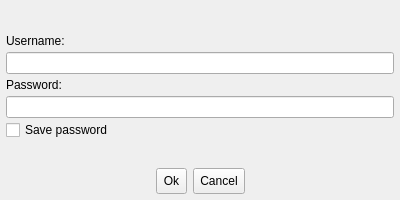
<ui version="4.0" >
 <class>inputacccred</class>
 <widget class="QWidget" name="inputacccred" >
  <property name="geometry" >
   <rect>
    <x>0</x>
    <y>0</y>
    <width>400</width>
    <height>200</height>
   </rect>
  </property>
  <property name="sizePolicy" >
   <sizepolicy vsizetype="Fixed" hsizetype="Fixed" >
    <horstretch>0</horstretch>
    <verstretch>0</verstretch>
   </sizepolicy>
  </property>
  <property name="minimumSize" >
   <size>
    <width>400</width>
    <height>200</height>
   </size>
  </property>
  <property name="maximumSize" >
   <size>
    <width>400</width>
    <height>200</height>
   </size>
  </property>
  <property name="windowTitle" >
   <string>Enter account credentials</string>
  </property>
  <property name="windowIcon" >
   <iconset>user.png</iconset>
  </property>
  <property name="_yate_windowflags" stdset="0" >
   <string>title,sysmenu,close</string>
  </property>
  <property name="_yate_destroyonclose" stdset="0" >
   <bool>true</bool>
  </property>
  <property name="_yate_destroyonhide" stdset="0" >
   <bool>true</bool>
  </property>
  <property name="_yate_window" stdset="0" >
   <bool>true</bool>
  </property>
  <layout class="QVBoxLayout" >
   <property name="spacing" >
    <number>4</number>
   </property>
   <property name="leftMargin" >
    <number>6</number>
   </property>
   <property name="topMargin" >
    <number>10</number>
   </property>
   <property name="rightMargin" >
    <number>6</number>
   </property>
   <property name="bottomMargin" >
    <number>6</number>
   </property>
   <item>
    <widget class="QLabel" name="inputacccred_text" >
     <property name="sizePolicy" >
      <sizepolicy vsizetype="MinimumExpanding" hsizetype="Expanding" >
       <horstretch>0</horstretch>
       <verstretch>0</verstretch>
      </sizepolicy>
     </property>
     <property name="text" >
      <string/>
     </property>
    </widget>
   </item>
   <item>
    <spacer>
     <property name="orientation" >
      <enum>Qt::Vertical</enum>
     </property>
     <property name="sizeType" >
      <enum>QSizePolicy::Fixed</enum>
     </property>
     <property name="sizeHint" >
      <size>
       <width>20</width>
       <height>6</height>
      </size>
     </property>
    </spacer>
   </item>
   <item>
    <widget class="QLabel" name="label" >
     <property name="text" >
      <string>Username:</string>
     </property>
    </widget>
   </item>
   <item>
    <widget class="QLineEdit" name="inputacccred_username" >
     <property name="minimumSize" >
      <size>
       <width>0</width>
       <height>22</height>
      </size>
     </property>
     <property name="maximumSize" >
      <size>
       <width>16777215</width>
       <height>22</height>
      </size>
     </property>
    </widget>
   </item>
   <item>
    <widget class="QLabel" name="label_2" >
     <property name="text" >
      <string>Password:</string>
     </property>
    </widget>
   </item>
   <item>
    <widget class="QLineEdit" name="inputacccred_password" >
     <property name="minimumSize" >
      <size>
       <width>0</width>
       <height>22</height>
      </size>
     </property>
     <property name="maximumSize" >
      <size>
       <width>16777215</width>
       <height>22</height>
      </size>
     </property>
     <property name="echoMode" >
      <enum>QLineEdit::Password</enum>
     </property>
    </widget>
   </item>
   <item>
    <widget class="QCheckBox" name="inputacccred_savepassword" >
     <property name="minimumSize" >
      <size>
       <width>0</width>
       <height>16</height>
      </size>
     </property>
     <property name="maximumSize" >
      <size>
       <width>16777215</width>
       <height>16</height>
      </size>
     </property>
     <property name="text" >
      <string>Save password</string>
     </property>
    </widget>
   </item>
   <item>
    <spacer>
     <property name="orientation" >
      <enum>Qt::Vertical</enum>
     </property>
     <property name="sizeHint" >
      <size>
       <width>20</width>
       <height>40</height>
      </size>
     </property>
    </spacer>
   </item>
   <item>
    <layout class="QHBoxLayout" >
     <property name="spacing" >
      <number>6</number>
     </property>
     <property name="leftMargin" >
      <number>0</number>
     </property>
     <property name="topMargin" >
      <number>0</number>
     </property>
     <property name="rightMargin" >
      <number>0</number>
     </property>
     <property name="bottomMargin" >
      <number>0</number>
     </property>
     <item>
      <spacer>
       <property name="orientation" >
        <enum>Qt::Horizontal</enum>
       </property>
       <property name="sizeHint" >
        <size>
         <width>40</width>
         <height>20</height>
        </size>
       </property>
      </spacer>
     </item>
     <item>
      <widget class="QToolButton" name="ok" >
       <property name="sizePolicy" >
        <sizepolicy vsizetype="Fixed" hsizetype="Minimum" >
         <horstretch>0</horstretch>
         <verstretch>0</verstretch>
        </sizepolicy>
       </property>
       <property name="minimumSize" >
        <size>
         <width>0</width>
         <height>26</height>
        </size>
       </property>
       <property name="maximumSize" >
        <size>
         <width>16777215</width>
         <height>26</height>
        </size>
       </property>
       <property name="text" >
        <string>Ok</string>
       </property>
       <property name="icon" >
        <iconset>ok.png</iconset>
       </property>
       <property name="shortcut" >
        <string>Return</string>
       </property>
       <property name="toolButtonStyle" >
        <enum>Qt::ToolButtonTextBesideIcon</enum>
       </property>
       <property name="_yate_normal_icon" stdset="0" >
        <string>ok.png</string>
       </property>
       <property name="_yate_pressed_icon" stdset="0" >
        <string>ok_pressed.png</string>
       </property>
       <property name="_yate_hover_icon" stdset="0" >
        <string>ok_hover.png</string>
       </property>
      </widget>
     </item>
     <item>
      <widget class="QToolButton" name="button_hide" >
       <property name="sizePolicy" >
        <sizepolicy vsizetype="Fixed" hsizetype="Minimum" >
         <horstretch>0</horstretch>
         <verstretch>0</verstretch>
        </sizepolicy>
       </property>
       <property name="minimumSize" >
        <size>
         <width>0</width>
         <height>26</height>
        </size>
       </property>
       <property name="maximumSize" >
        <size>
         <width>16777215</width>
         <height>26</height>
        </size>
       </property>
       <property name="text" >
        <string>Cancel</string>
       </property>
       <property name="icon" >
        <iconset>cancel.png</iconset>
       </property>
       <property name="shortcut" >
        <string>Esc</string>
       </property>
       <property name="toolButtonStyle" >
        <enum>Qt::ToolButtonTextBesideIcon</enum>
       </property>
       <property name="_yate_normal_icon" stdset="0" >
        <string>cancel.png</string>
       </property>
       <property name="_yate_pressed_icon" stdset="0" >
        <string>cancel_pressed.png</string>
       </property>
       <property name="_yate_hover_icon" stdset="0" >
        <string>cancel_hover.png</string>
       </property>
      </widget>
     </item>
     <item>
      <spacer>
       <property name="orientation" >
        <enum>Qt::Horizontal</enum>
       </property>
       <property name="sizeHint" >
        <size>
         <width>40</width>
         <height>20</height>
        </size>
       </property>
      </spacer>
     </item>
    </layout>
   </item>
  </layout>
 </widget>
 <resources/>
 <connections/>
</ui>
